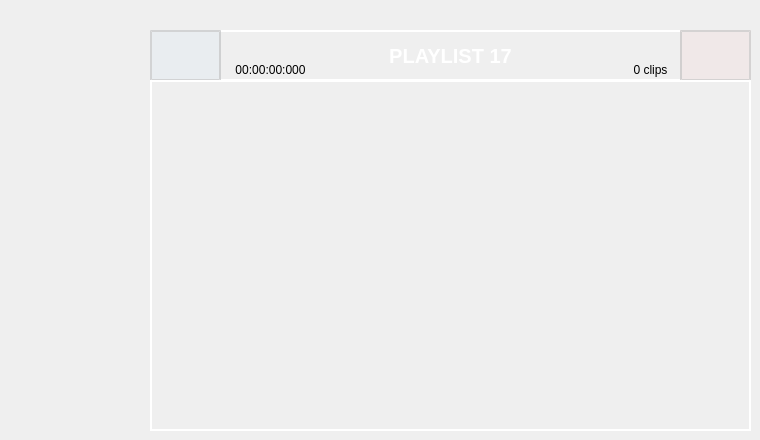
                  <widget class="QWidget" name="page_pl17">
                   <widget class="QPushButton" name="pl17_add">
                    <property name="geometry">
                     <rect>
                      <x>150</x>
                      <y>30</y>
                      <width>71</width>
                      <height>51</height>
                     </rect>
                    </property>
                    <property name="styleSheet">
                     <string notr="true">QPushButton {
    font-family: &quot;Arial&quot;;    /* Cambia la fuente */
    font-size: 20px;         /* Tamaño del texto */
    font-weight: bold;       /* Negrita */    
    color: white;				 /* Color del texto */
	padding: 10px;  
	background-color: rgba(75,175,250,10);         
	border: 2px solid rgba(200,200,200,200);   /* Borde blanco con transparencia */
}

QPushButton:hover {
	background-color: rgba(0,150,250,50);
}

QPushButton:pressed {
    background-color: rgba(0,150,250,50);
}</string>
                    </property>
                    <property name="text">
                     <string/>
                    </property>
                    <property name="icon">
                     <iconset resource="files.qrc">
                      <normaloff>:/20x20/icons/20x20/cil-plus.png</normaloff>:/20x20/icons/20x20/cil-plus.png</iconset>
                    </property>
                   </widget>
                   <widget class="QPushButton" name="pl17_delete">
                    <property name="geometry">
                     <rect>
                      <x>680</x>
                      <y>30</y>
                      <width>71</width>
                      <height>51</height>
                     </rect>
                    </property>
                    <property name="styleSheet">
                     <string notr="true">QPushButton {
    font-family: &quot;Arial&quot;;    /* Cambia la fuente */
    font-size: 16px;         /* Tamaño del texto */
    font-weight: bold;       /* Negrita */    
    color: white;				 /* Color del texto */
	padding: 10px;   
	background-color: rgba(250,50,50,10);        
	border: 2px solid rgba(200,200,200,200);  /* Borde blanco con transparencia */
}

QPushButton:hover {
	background-color: rgba(250,50,50,50);
}

QPushButton:pressed {
    background-color: rgba(0,150,250,50);
}</string>
                    </property>
                    <property name="text">
                     <string/>
                    </property>
                    <property name="icon">
                     <iconset resource="files.qrc">
                      <normaloff>:/20x20/icons/20x20/cil-x.png</normaloff>:/20x20/icons/20x20/cil-x.png</iconset>
                    </property>
                   </widget>
                   <widget class="QLabel" name="label_nclips_17">
                    <property name="geometry">
                     <rect>
                      <x>620</x>
                      <y>60</y>
                      <width>61</width>
                      <height>20</height>
                     </rect>
                    </property>
                    <property name="font">
                     <font>
                      <pointsize>9</pointsize>
                     </font>
                    </property>
                    <property name="text">
                     <string>0 clips</string>
                    </property>
                    <property name="alignment">
                     <set>Qt::AlignCenter</set>
                    </property>
                   </widget>
                   <widget class="QListWidget" name="list_pl17">
                    <property name="geometry">
                     <rect>
                      <x>150</x>
                      <y>80</y>
                      <width>601</width>
                      <height>351</height>
                     </rect>
                    </property>
                    <property name="styleSheet">
                     <string notr="true">QListWidget {
    font-weight: bold;
    background-color: transparent;       /* Negrita */    
    color: white;				 /* Color del texto */
	padding: 10px;           
	border: 2px solid rgba(255,255,255,255);  /* Borde blanco con transparencia */
}</string>
                    </property>
                   </widget>
                   <widget class="QLabel" name="label_dur_17">
                    <property name="geometry">
                     <rect>
                      <x>220</x>
                      <y>60</y>
                      <width>101</width>
                      <height>20</height>
                     </rect>
                    </property>
                    <property name="font">
                     <font>
                      <pointsize>9</pointsize>
                     </font>
                    </property>
                    <property name="text">
                     <string>00:00:00:000</string>
                    </property>
                    <property name="alignment">
                     <set>Qt::AlignCenter</set>
                    </property>
                   </widget>
                   <widget class="QLabel" name="label_pl17">
                    <property name="geometry">
                     <rect>
                      <x>150</x>
                      <y>30</y>
                      <width>601</width>
                      <height>51</height>
                     </rect>
                    </property>
                    <property name="font">
                     <font>
                      <pointsize>-1</pointsize>
                      <weight>75</weight>
                      <bold>true</bold>
                     </font>
                    </property>
                    <property name="styleSheet">
                     <string notr="true">QLabel {
	font &quot;arial&quot;
    font-weight: bold;
	font-size: 20px;
	background-color: transparent;       /* Negrita */    
    color: white;				 /* Color del texto */
	padding: 10px;           
	border: 2px solid rgba(255,255,255,255);  /* Borde blanco con transparencia */
}</string>
                    </property>
                    <property name="text">
                     <string>PLAYLIST 17</string>
                    </property>
                    <property name="alignment">
                     <set>Qt::AlignCenter</set>
                    </property>
                   </widget>
                   <zorder>label_pl17</zorder>
                   <zorder>pl17_add</zorder>
                   <zorder>pl17_delete</zorder>
                   <zorder>label_nclips_17</zorder>
                   <zorder>list_pl17</zorder>
                   <zorder>label_dur_17</zorder>
                  </widget>
